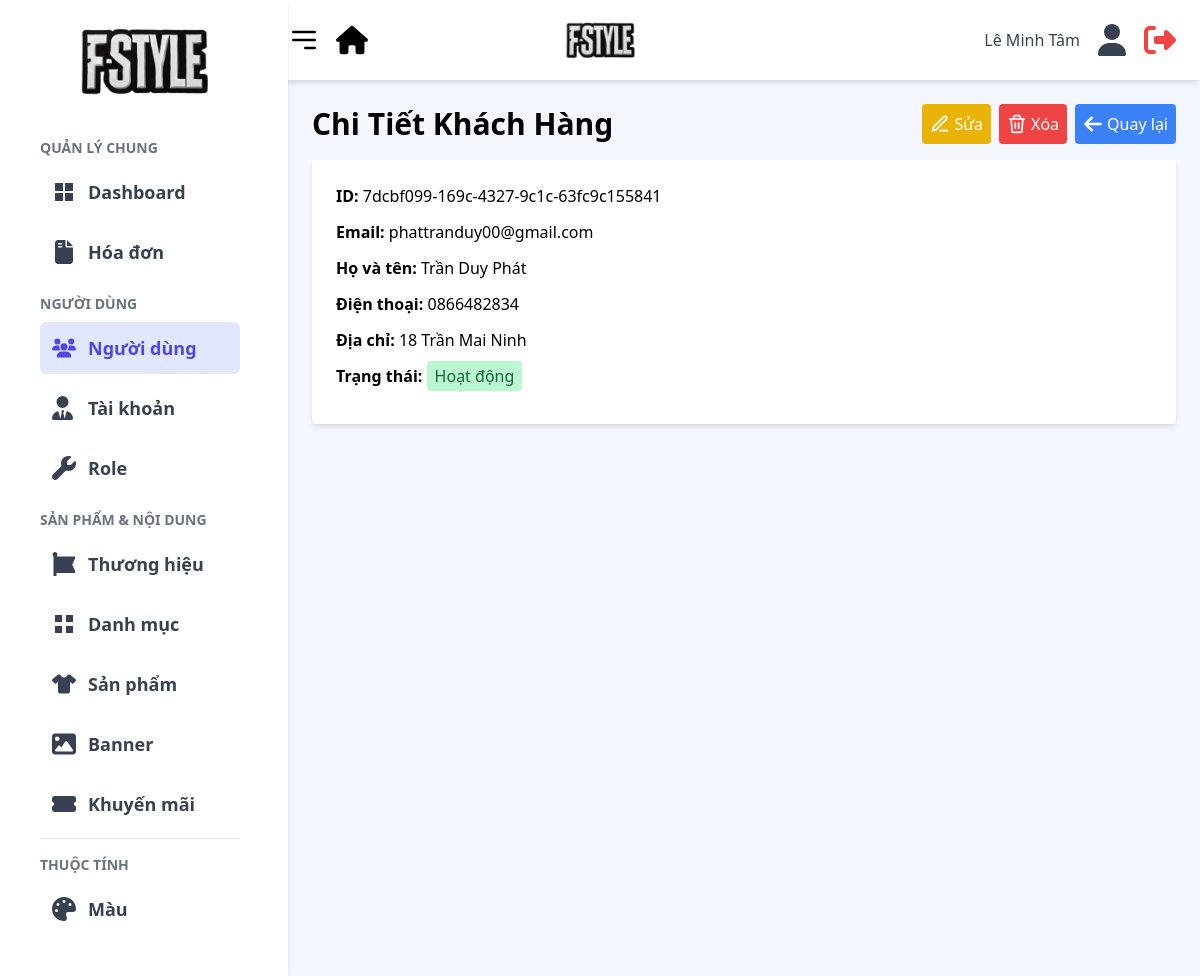
The page /admin/views/customer/detail.php?id=7dcbf099-169c-4327-9c1c-63fc9c155841 (signed in) on the database its author committed.
### tables this page shows
CREATE TABLE `customer` (
  `customer_id` varchar(50) NOT NULL,
  `email` varchar(255) NOT NULL,
  `password` varchar(255) NOT NULL,
  `full_name` varchar(255) NOT NULL,
  `phone` varchar(20) DEFAULT NULL,
  `address` text DEFAULT NULL,
  `status` tinyint(1) DEFAULT 1,
  `is_verified` tinyint(1) DEFAULT 0,
  `verify_code` varchar(255) DEFAULT NULL
);

### admin/model/customerModel.php (called while the page is built, shortened)
<?php
function getCustomerById($conn, $customer_id) {
    $sql = "SELECT * FROM customer WHERE customer_id = ?";
    $stmt = $conn->prepare($sql);
    $stmt->bind_param("s", $customer_id);
    $stmt->execute();
    $result = $stmt->get_result();
    return $result->fetch_assoc();
}

### admin/views/customer/detail.php (the view, shortened to what this page needs)
<?php
include("../../includes/header.php");
require_once('../../../includes/db.php');
$customer_id = isset($_GET['id']) ? trim($_GET['id']) : '';
$customer = getCustomerById($conn, $customer_id);
?>
<main class="container mx-auto p-6">
    <div class="flex justify-between items-center mb-4">
        <h1 class="text-3xl font-bold">Chi Tiết Khách Hàng</h1>
        <div class="inline-flex gap-2">
            <a href="edit.php?id=<?= urlencode($customer['customer_id']) ?>"
                class="bg-yellow-500 hover:bg-yellow-600 text-white flex items-center justify-center rounded px-2 py-2 w-10 sm:w-auto"
                title="Chỉnh sửa">
                <svg xmlns="http://www.w3.org/2000/svg" class="w-5 h-5" viewBox="0 0 24 24" fill="none"
                    stroke="currentColor" stroke-width="2" stroke-linecap="round" stroke-linejoin="round">
                    <path d="M12 20h9"></path>
                    <path d="M16.5 3.5a2.121 2.121 0 013 3L7 19l-4 1 1-4 12.5-12.5z"></path>
                </svg>
                <span class="hidden md:inline-block ml-1">Sửa</span>
            </a>
            <a href="delete.php?id=<?= urlencode($customer['customer_id']) ?>"
                onclick="return confirm('Bạn có chắc muốn xóa khách hàng này?');"
                class="bg-red-500 hover:bg-red-600 text-white flex items-center justify-center rounded px-2 py-2 w-10 sm:w-auto"
                title="Xóa">
                <span class="hidden md:inline-block ml-1">Xóa</span>
            </a>
            <a href="index.php" class="bg-blue-500 hover:bg-blue-600 text-white p-2 rounded flex items-center"
                title="Quay lại">
                <span class="hidden md:inline-block">Quay lại</span>
            </a>
        </div>
    </div>
    <div class="bg-white shadow-md rounded p-6">
        <p class="mb-3">
            <strong>ID:</strong>
            <?= htmlspecialchars($customer['customer_id']) ?>
        </p>
        <p class="mb-3">
            <strong>Email:</strong>
            <?= htmlspecialchars($customer['email']) ?>
        </p>
        <p class="mb-3">
            <strong>Họ và tên:</strong>
            <?= htmlspecialchars($customer['full_name']) ?>
        </p>
        <p class="mb-3">
            <strong>Điện thoại:</strong>
            <?= htmlspecialchars($customer['phone']) ?>
        </p>
        <p class="mb-3">
            <strong>Địa chỉ:</strong>
            <?= htmlspecialchars($customer['address']) ?>
        </p>
        <p class="mb-3">
            <strong>Trạng thái:</strong>
            <?php if ((int)$customer['status'] === 1): ?>
            <span class="px-2 py-1 bg-green-200 text-green-800 rounded">Hoạt động</span>
            <?php else: ?>
            <span class="px-2 py-1 bg-red-200 text-red-800 rounded">Không hoạt động</span>
            <?php endif; ?>
        </p>
    </div>
</main>
<?php
include('../../includes/footer.php');
?>

### rows shown on the page
customer: customer_id "7dcbf099-169c-4327-9c1c-63fc9c155841", email "phattranduy00@gmail.com", full_name "Trần Duy Phát", phone "0866482834", address "18 Trần Mai Ninh"

### other values the page prints
$adminName "Lê Minh Tâm"
